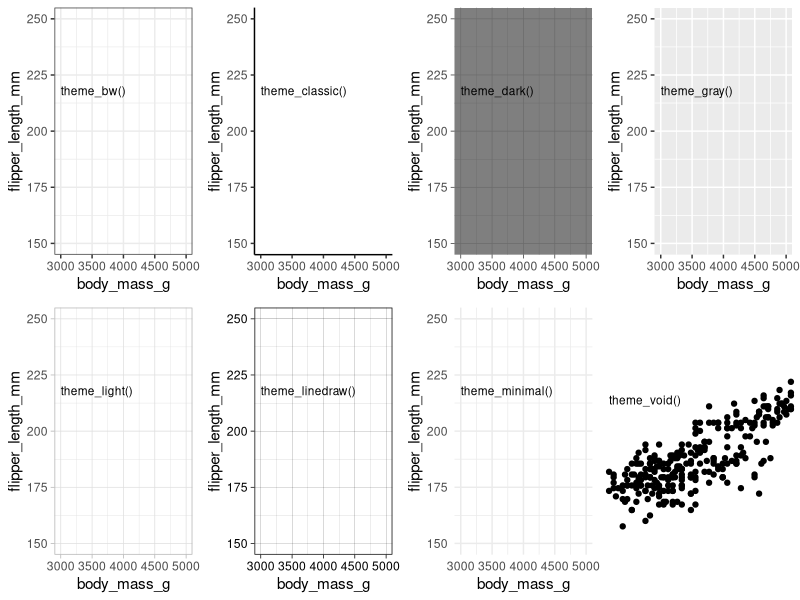
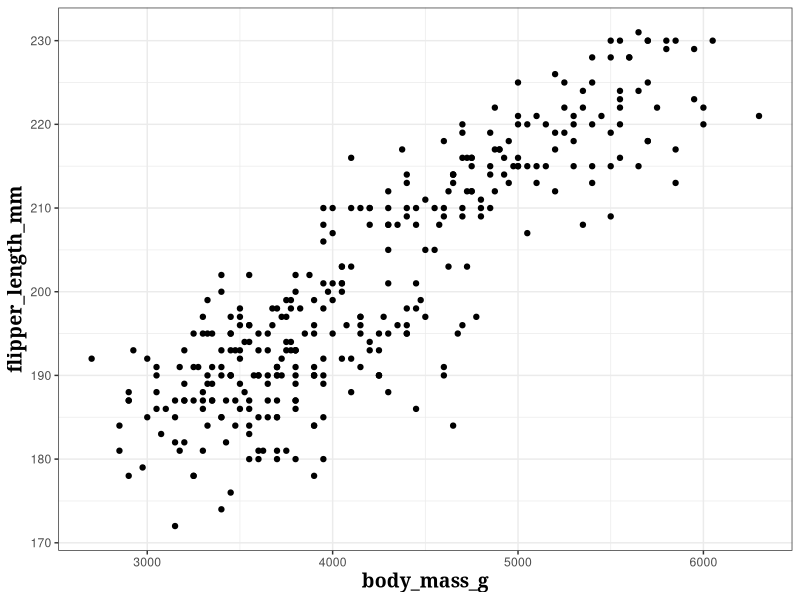
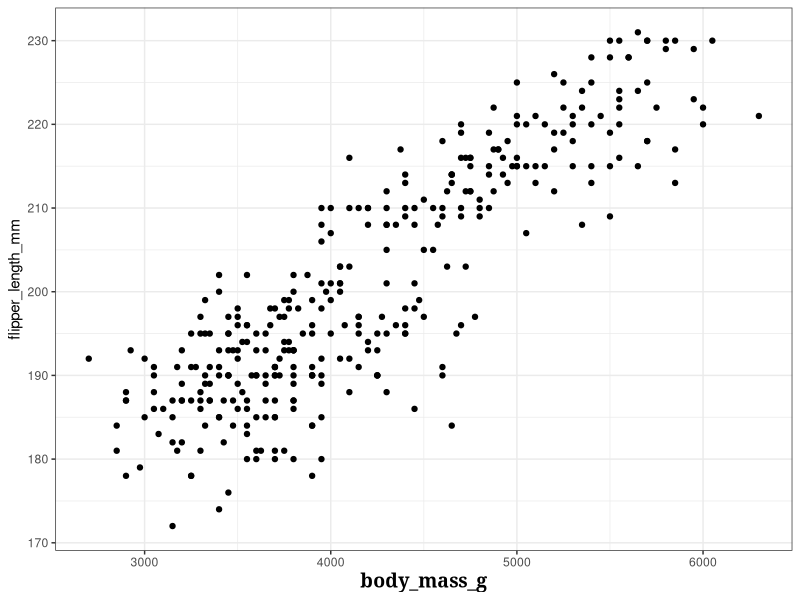
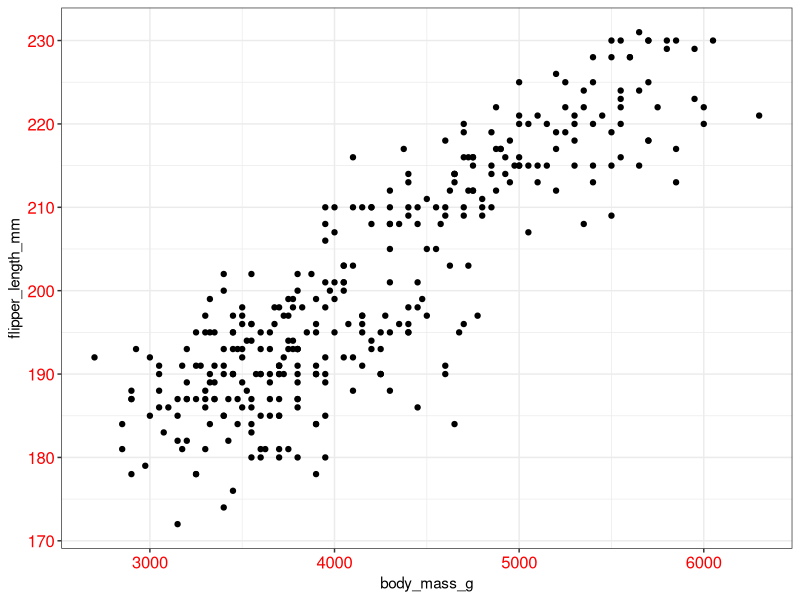
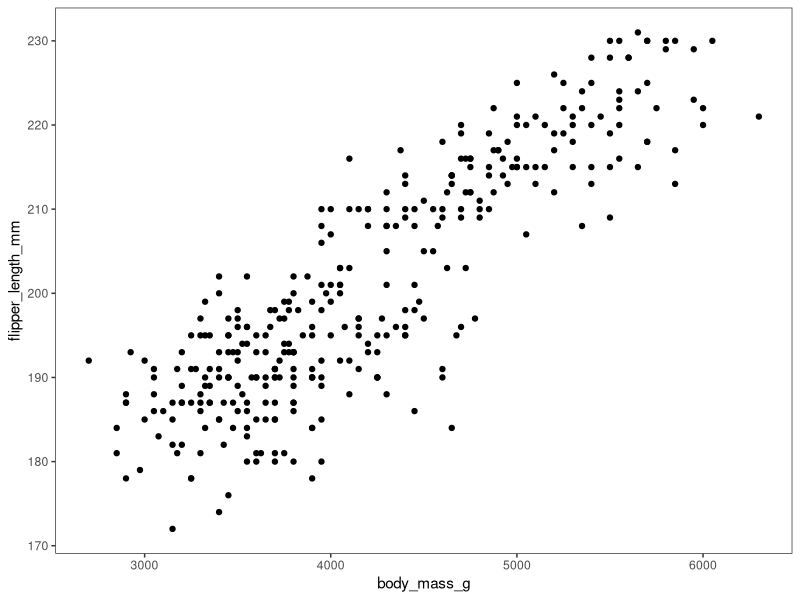
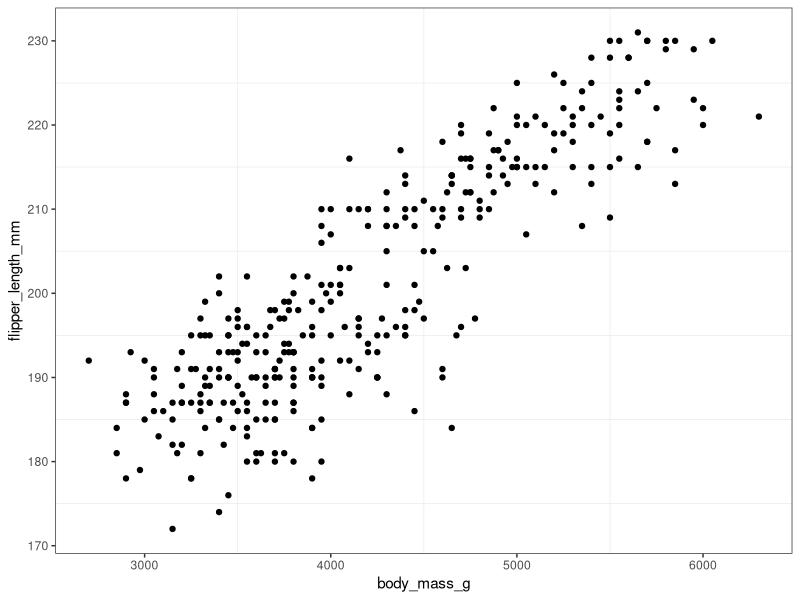
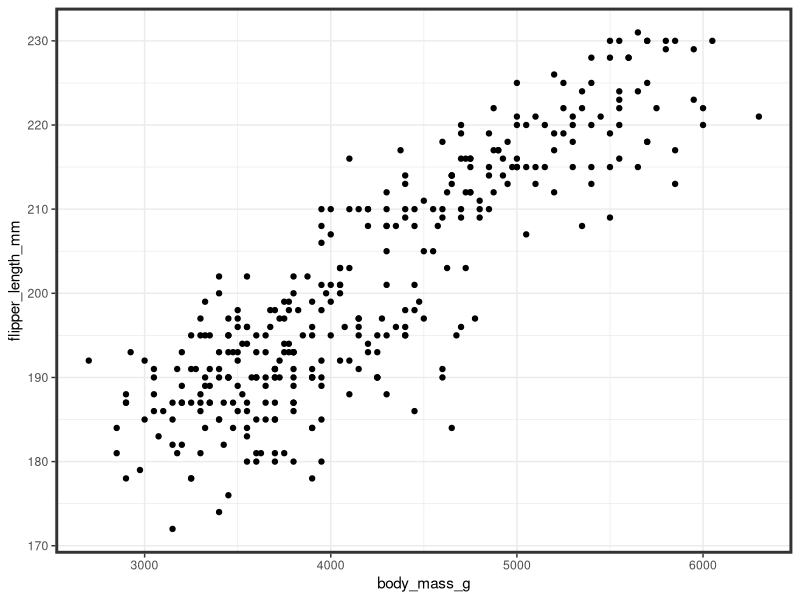
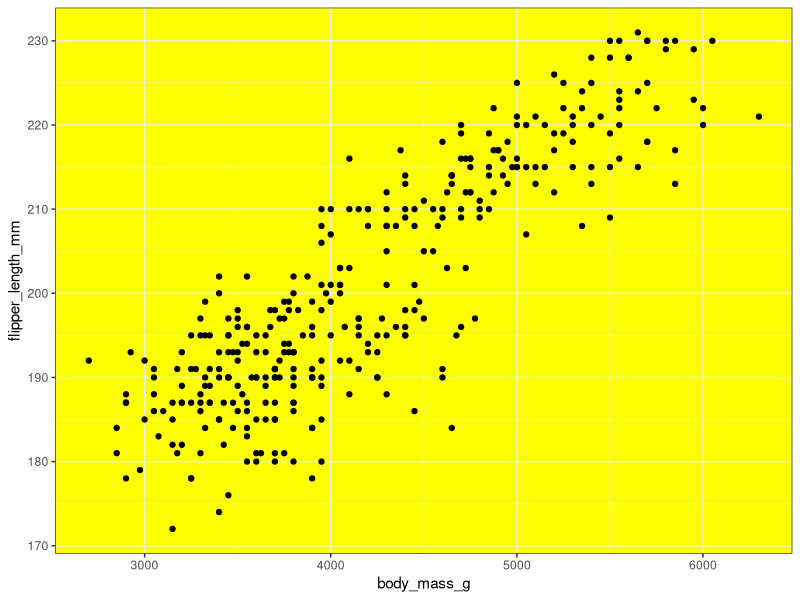

Recreate these plots in R, in order.
## ---- chunk 1
knitr::opts_chunk$set(echo = TRUE,
                      warning = FALSE,
                      message = FALSE,
                      fig.height = 3, fig.width = 3)
## ---- chunk 2
library(palmerpenguins)
library(ggplot2)
## ---- chunk 3
p = ggplot(penguins, aes(x = body_mass_g, y = flipper_length_mm)) + ylim(150, 250) + xlim(3000, 5000)

bw = p+theme_bw()+annotate("text", label = "theme_bw()", 
                      x = 3000, y = 220, hjust = "left", vjust = "top", size = 3)
classic = p+theme_classic()+annotate("text", label = "theme_classic()", 
                      x = 3000, y = 220, hjust = "left", vjust = "top", size = 3)
dark = p+theme_dark()+annotate("text", label = "theme_dark()", 
                      x = 3000, y = 220, hjust = "left", vjust = "top", size = 3)
gray = p+theme_gray()+annotate("text", label = "theme_gray()", 
                      x = 3000, y = 220, hjust = "left", vjust = "top", size = 3)
light = p+theme_light()+annotate("text", label = "theme_light()", 
                      x = 3000, y = 220, hjust = "left", vjust = "top", size = 3)
linedraw = p+theme_linedraw()+annotate("text", label = "theme_linedraw()", 
                      x = 3000, y = 220, hjust = "left", vjust = "top", size = 3)
minimal = void = p+theme_minimal()+annotate("text", label = "theme_minimal()", 
                      x = 3000, y = 220, hjust = "left", vjust = "top", size = 3)
void = p+geom_point()+theme_void()+annotate("text", label = "theme_void()", 
                      x = 3000, y = 220, hjust = "left", vjust = "top", size = 3)


cowplot::plot_grid(bw, classic, dark, gray, light, linedraw, minimal, void, 
                   nrow = 2)
## ---- chunk 4
p = ggplot(penguins, aes(x = body_mass_g, y = flipper_length_mm)) + 
  geom_point() + 
  theme_bw()
## ---- chunk 5
p + theme(axis.title = element_text(face = "bold", 
                                    size = 14, 
                                    family = "Georgia"))
## ---- chunk 6
p + theme(axis.title.x = element_text(face = "bold", 
                                    size = 14, 
                                    family = "Georgia"))
## ---- chunk 7
p + theme(axis.text = element_text(size = 12, color = "red"))
## ---- chunk 8
p + theme(panel.grid = element_blank())
p + theme(panel.grid.major = element_blank())
## ---- chunk 9
p + theme(panel.border = element_rect(size = 2))
## ---- chunk 10
p + theme(panel.background = element_rect(fill = "yellow"))
## ---- chunk 11
p + labs(title = "Palmer Penguins", subtitle = "flipper length vs. body mass") +
  theme(plot.title = element_text(size = 22),
        plot.subtitle = element_text(size = 14, color = "darkred", family = "Georgia"))
